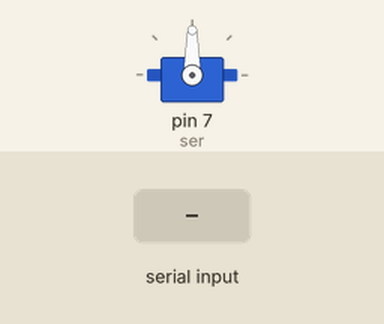
Bench run of a sketch on a simulated Arduino Uno, built with avr-gcc and run on an emulated ATmega328P. On the bench: servo. Inputs (shaded band) come from the test bench.

Above: at 1.2 s.
1.3 s: "0" received over the second serial link
At 2.1 s:
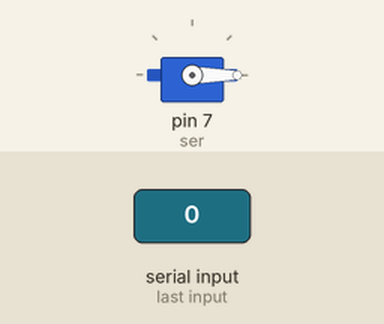
2.8 s: "1" received over the second serial link
At 3.2 s:
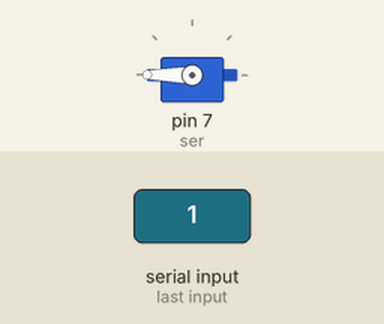
Timing chart, 0 to 5.8 s (numbered marks = the images above; inputs shaded):
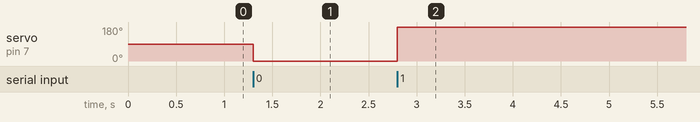

The sketch:

Bluetooth_0-0_1-180.ino
```cpp
#include <Servo.h>
#include <SoftwareSerial.h>
Servo servo;
SoftwareSerial bluetooth(8, 9);
int ser = 7, ch;

void setup() {
  pinMode(ser, OUTPUT);
  servo.attach(ser);
  bluetooth.begin(9600);
  Serial.begin(9600);
}

void loop() {
  if (bluetooth.available()) {
    ch = bluetooth.read();
    if (ch == 48)
      servo.write(0);
    else if (ch == 49)
      servo.write(180);
  }
}
```

Measured:
- after the input at 1.3 s, servo on pin 7 (ser): 90° → 0° at once
- after the input at 2.8 s, servo on pin 7 (ser): 0° → 180° at once
